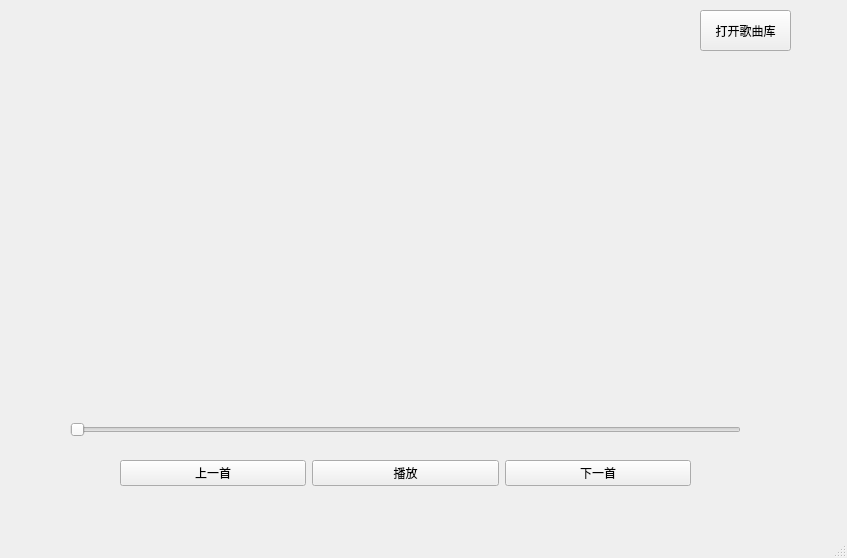
<?xml version="1.0" encoding="UTF-8"?>
<ui version="4.0">
 <class>MainWindow</class>
 <widget class="QMainWindow" name="MainWindow">
  <property name="geometry">
   <rect>
    <x>0</x>
    <y>0</y>
    <width>847</width>
    <height>558</height>
   </rect>
  </property>
  <property name="windowTitle">
   <string>MainWindow</string>
  </property>
  <widget class="QWidget" name="centralwidget">
   <widget class="QSlider" name="progressSlider">
    <property name="geometry">
     <rect>
      <x>70</x>
      <y>420</y>
      <width>671</width>
      <height>20</height>
     </rect>
    </property>
    <property name="orientation">
     <enum>Qt::Orientation::Horizontal</enum>
    </property>
   </widget>
   <widget class="QPushButton" name="openLibraryBtn">
    <property name="geometry">
     <rect>
      <x>700</x>
      <y>10</y>
      <width>91</width>
      <height>41</height>
     </rect>
    </property>
    <property name="text">
     <string>打开歌曲库</string>
    </property>
   </widget>
   <widget class="QWidget" name="">
    <property name="geometry">
     <rect>
      <x>120</x>
      <y>460</y>
      <width>571</width>
      <height>26</height>
     </rect>
    </property>
    <layout class="QHBoxLayout" name="horizontalLayout">
     <item>
      <widget class="QPushButton" name="prevSongBtn">
       <property name="text">
        <string>上一首</string>
       </property>
      </widget>
     </item>
     <item>
      <widget class="QPushButton" name="playPauseBtn">
       <property name="text">
        <string>播放</string>
       </property>
      </widget>
     </item>
     <item>
      <widget class="QPushButton" name="nextSongBtn">
       <property name="text">
        <string>下一首</string>
       </property>
      </widget>
     </item>
    </layout>
   </widget>
  </widget>
  <widget class="QMenuBar" name="menubar">
   <property name="geometry">
    <rect>
     <x>0</x>
     <y>0</y>
     <width>847</width>
     <height>21</height>
    </rect>
   </property>
  </widget>
  <widget class="QStatusBar" name="statusbar"/>
 </widget>
 <resources/>
 <connections/>
</ui>
